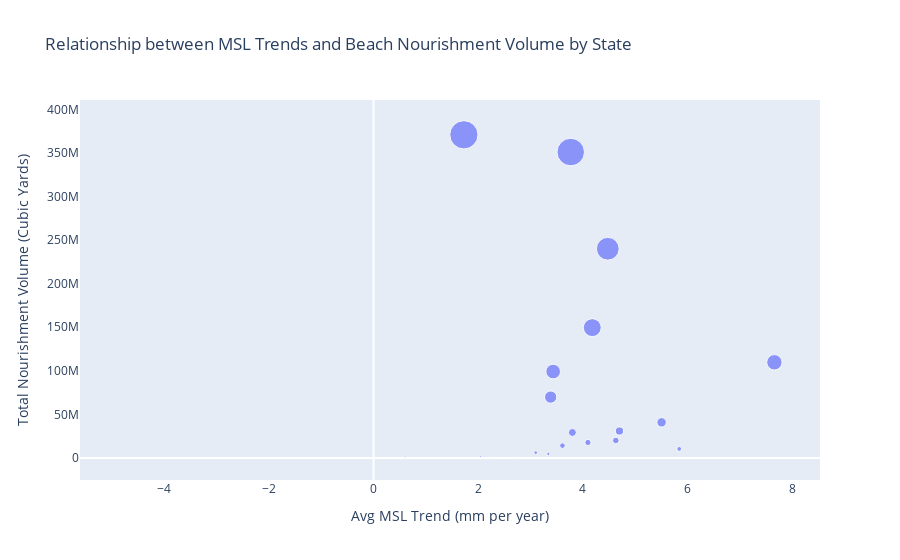

This figure's notebook cell:
### Code cell
#sealevel_Beachvolume['Total Nourishment Volume (CY)'] = sealevel_Beachvolume['Total Nourishment Volume (CY)'].fillna(0)
sealevel_Beachvolume = sealevel_Beachvolume.dropna(subset=['Avg MSL Trend (mm/yr)', 'Total Nourishment Volume (CY)'])



fig = px.scatter(sealevel_Beachvolume,
                 x='Avg MSL Trend (mm/yr)',
                 y='Total Nourishment Volume (CY)',
                 size='Total Nourishment Volume (CY)',
                 hover_name='State',  
                 title='Relationship between MSL Trends and Beach Nourishment Volume by State')

fig.update_traces(textposition='top center')
fig.update_layout(xaxis_title='Avg MSL Trend (mm per year)',
                  yaxis_title='Total Nourishment Volume (Cubic Yards)',
                  xaxis_showgrid=False,
                  yaxis_showgrid=False)


fig.show()

### Figure 1 — Plotly figure (JSON) as saved in the notebook; plotly's stock layout.template omitted (floating-point values rounded to 4 significant figures)
{"data": [{"hovertemplate": "<b>%{hovertext}</b><br><br>Avg MSL Trend (mm/yr)=%{x}<br>Total Nourishment Volume (CY)=%{marker.size}<extra></extra>", "hovertext": ["AK", "AL", "American Samoa", "Bermuda", "CA", "CT", "DC", "DE", "FL", "GA", "Guam", "HI", "LA", "MA", "MD", "ME", "MS", "Marshall Islands", "NC", "NH", "NJ", "NY", "OR", "PA", "PR", "Pacific Ocean", "RI", "SC", "TX", "Unknown", "VA", "VI", "WA"], "legendgroup": "", "marker": {"color": "#636efa", "size": [0, 20122400, 0, 0, 370747160, 6150772, 0, 29317965, 350971605, 14186818, 0, 0, 109803785, 4733693, 17802318, 991818, 30955443, 0, 149570374, 1870000, 240045708, 99195758, 0, 0, 0, 0, 264080, 69878357, 10425369, 0, 40903055, 0, 1293570], "sizemode": "area", "sizeref": 926900.0, "symbol": "circle"}, "mode": "markers", "name": "", "orientation": "v", "showlegend": false, "textposition": "top center", "type": "scatter", "x": [-4.844, 4.63, 2.48, 2.215, 1.727, 3.1, 3.49, 3.8, 3.768, 3.61, 4.53, 2.31, 7.66, 3.34, 4.097, 2.228, 4.7, 2.06, 4.18, 2.04, 4.477, 3.433, 1.04, 3.11, 2.075, 2.07, 2.74, 3.385, 5.842, 1.56, 5.504, 2.425, 0.6057], "xaxis": "x", "y": [0, 20122400, 0, 0, 370747160, 6150772, 0, 29317965, 350971605, 14186818, 0, 0, 109803785, 4733693, 17802318, 991818, 30955443, 0, 149570374, 1870000, 240045708, 99195758, 0, 0, 0, 0, 264080, 69878357, 10425369, 0, 40903055, 0, 1293570], "yaxis": "y"}], "layout": {"legend": {"itemsizing": "constant", "tracegroupgap": 0}, "title": {"text": "Relationship between MSL Trends and Beach Nourishment Volume by State"}, "xaxis": {"anchor": "y", "domain": [0, 1], "showgrid": false, "title": {"text": "Avg MSL Trend (mm per year)"}}, "yaxis": {"anchor": "x", "domain": [0, 1], "showgrid": false, "title": {"text": "Total Nourishment Volume (Cubic Yards)"}}}}
